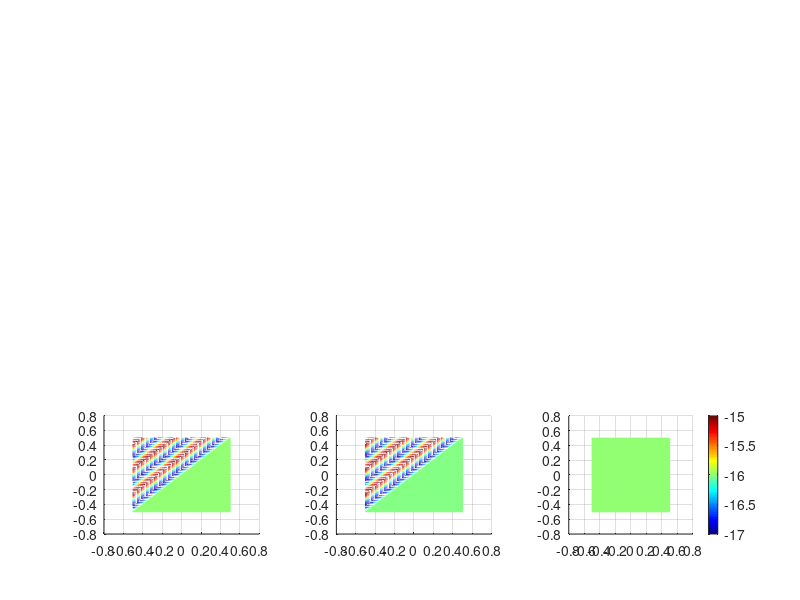

MATLAB code for this plot:
function task3b
clc; clear all;

% input data
k = 3;
nn = [1 4 7];
NN = [40 80 120];
n = nn(k);
N = NN(k);

scheme = '3-point';

% plot vectors
x = linspace(-.5,.5,N);
h = x(2)-x(1);
y = x;
[x,y] = meshgrid(x,y);

subplot(3,3,n)
uex = func(x,y);

mesh(x,y,uex)
colormap jet
view(2)

% Matrix construction
if(strcmp(scheme,'3-point'))
    A = Construct_Matrix_scheme2(N);
    % Apply BC
    b = Apply_BC_scheme2(N,x,y);
else
    A = Construct_Matrix_scheme1(N);
    % Apply BC
    b = Apply_BC_scheme1(N,x,y);
end
if(N<10)
    full(A)
    full(b)
end
b = reshape(b,N^2,1);
u = A\b;
u = reshape(u,N,N);
subplot(3,3,n+1)
mesh(x,y,u)
colormap jet
view(2)

subplot(3,3,n+2)
mesh(x,y,max(log(abs(u-uex)),-16))
colormap jet
colorbar
view(2)
end

function A = Construct_Matrix_scheme1(N)
A = zeros(N^2,N^2);
A= sparse(A);
e = ones(N,1);
for k=1:N:N^2
    if(k==1 || k==N^2-N+1)
        A(k:k+N-1,k:k+N-1) = diag(e);
    else
        A(k,k) = 1; A(k+N-1,k+N-1)=1;
        for j=1:N-2
            A(k+j,k+j) = -6;     %diagonal
            A(k+j,k+j+1) = 2;    %right
            A(k+j,k+j-1) = 2;    %left
            A(k+j,k+j+N) = 2;    %up
            A(k+j,k+j-N) = 2;    %down
            A(k+j,k+j+N-1) = -1; %up-left
            A(k+j,k+j-N+1) = -1; %down-right
        end
    end
    
end
end

function A = Construct_Matrix_scheme2(N)
A = zeros(N^2,N^2);
A= sparse(A);
e = ones(N,1);
for k=1:N:N^2
    if(k==1 || k==N^2-N+1)
        A(k:k+N-1,k:k+N-1) = diag(e);
    else
        A(k,k) = 1; A(k+N-1,k+N-1)=1;
        for j=1:N-2
            A(k+j,k+j) = -2;    %diagonal
            A(k+j,k+j+N+1) = 1; %up-right
            A(k+j,k+j-N-1) = 1; %down-left
        end
    end
    
end
end


function b=Apply_BC_scheme1(N,x,y)
b = zeros(N,N);
v = 1:N:N^2;
b(v)=func(x(v),y(1));
v = 1+N-1:N:N^2;
b(v)=func(x(v),y(end));
v = 1:1+N-1;
b(v) = func(x(1),y(v));
v = N*(N-1)+1:N^2;
b(v) = func(x(end),y(v));
end

function b=Apply_BC_scheme2(N,x,y)
b = zeros(N,N);
v = 1:N:N^2;
b(v)=func(x(v),y(1));
v = 1+N-1:N:N^2;
b(v)=func(x(v),y(end));
v = 2:1+N-2;
b(v) = func(x(1),y(v));
v = N*(N-1)+2:N^2-1;
b(v) = func(x(end),y(v));
end

function f = func(x,y)
a = 0;
f = (x<=y).*sin(6*pi*(x-y)) + a*(x>y).*sin(6*pi*(x-y)) ;
end